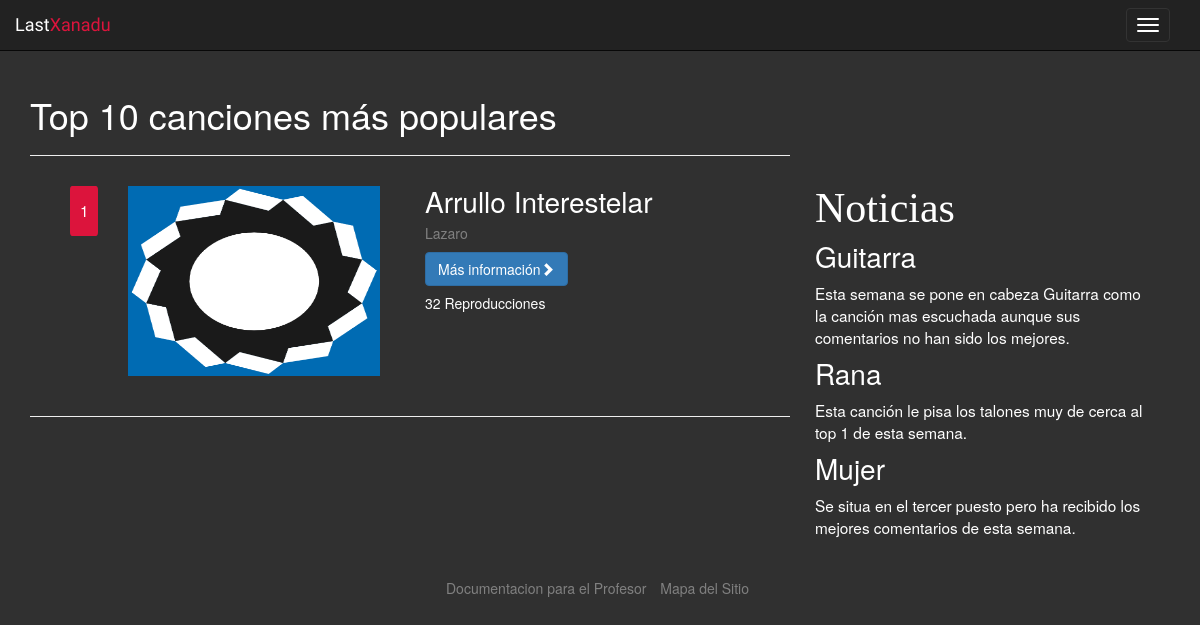
Page /popular-musica.php on the earlier database version.
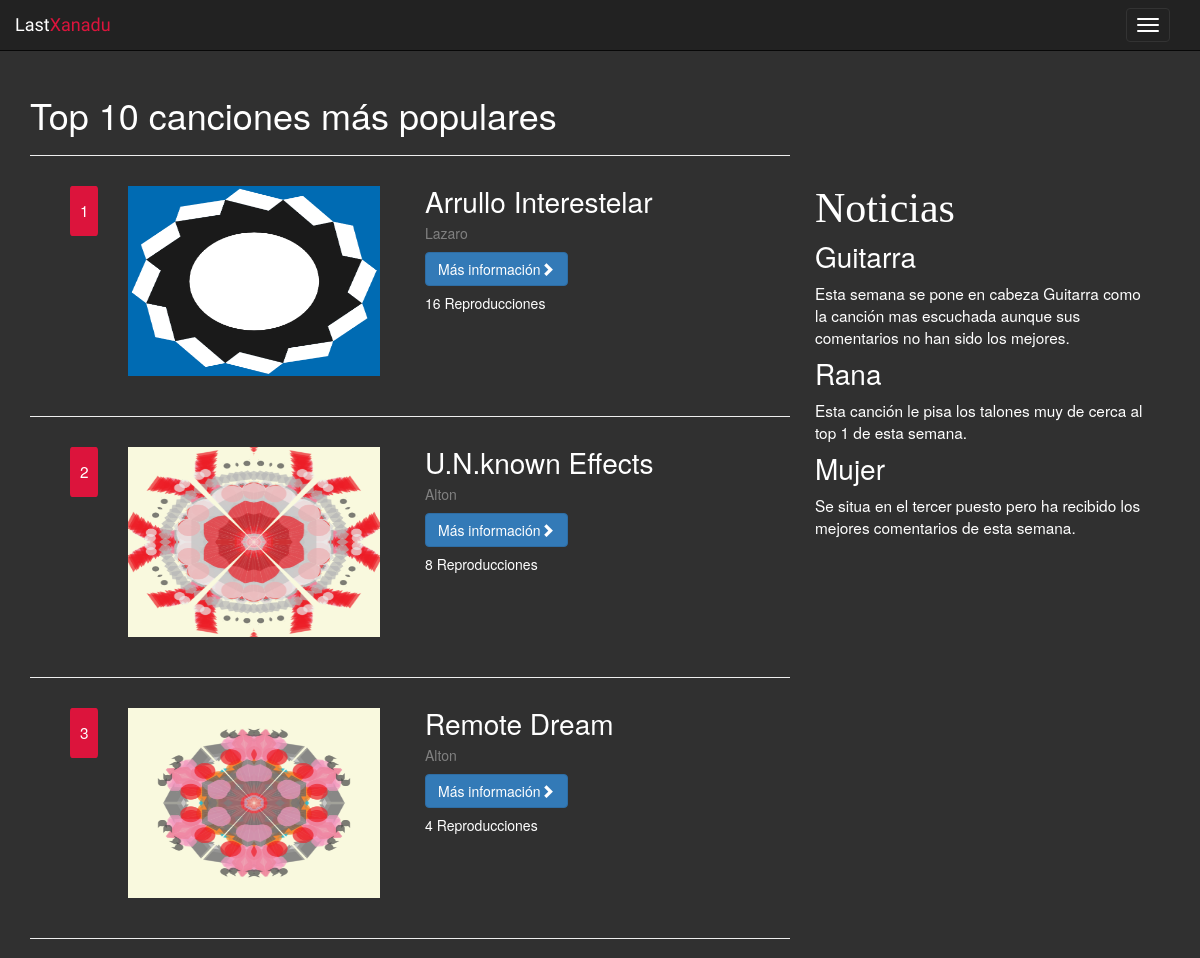
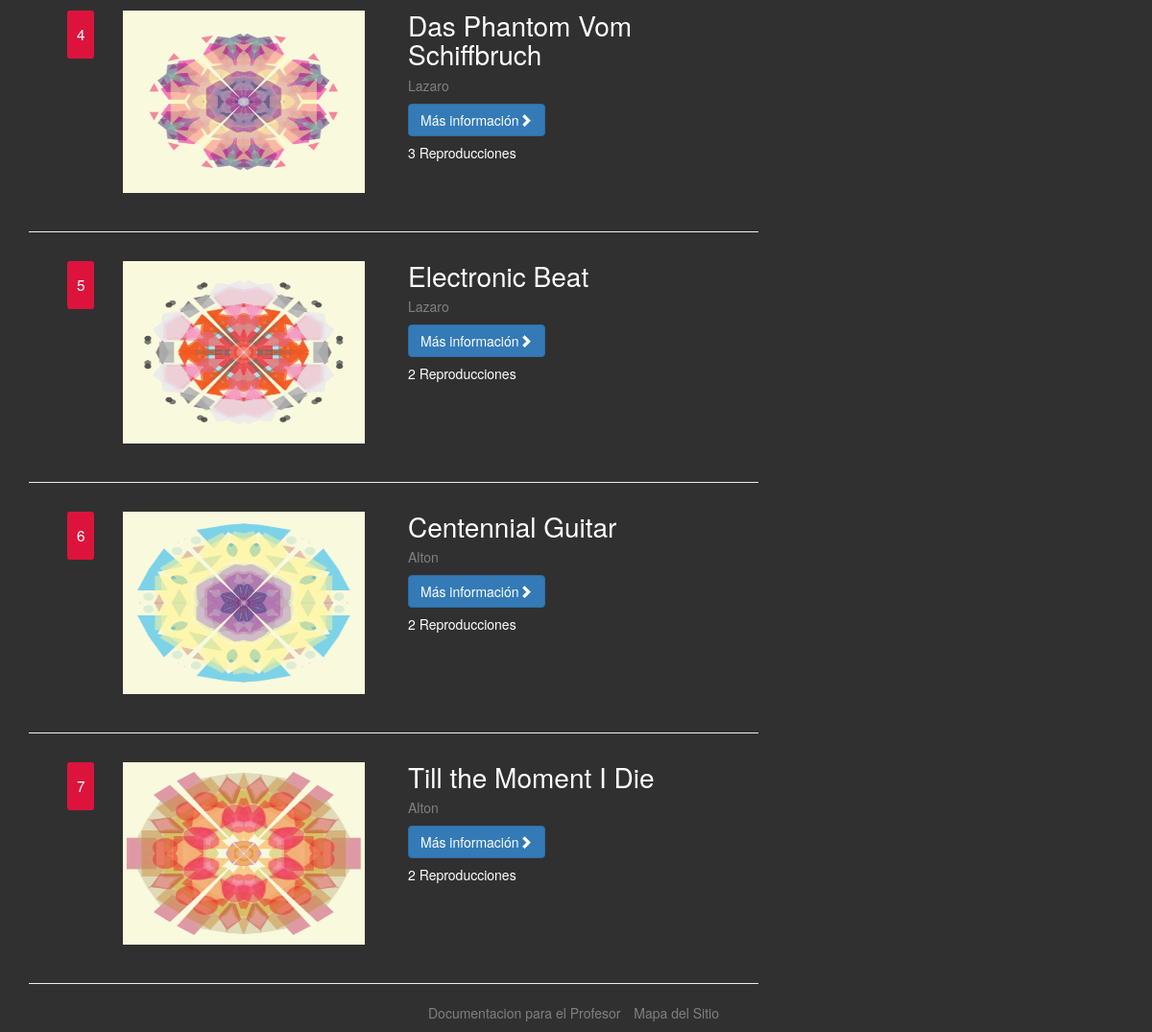
Same page on the later database version (2 pictures, top to bottom).
### tables this page shows
CREATE TABLE IF NOT EXISTS `users` (
  `user_id` int(11) NOT NULL AUTO_INCREMENT,
  `user_name` varchar(20) NOT NULL,
  `user_avatar` varchar(255) NOT NULL,
  `user_description` varchar(500) NOT NULL,
  `user_type` enum('Illustrator','Composer','Admin') NOT NULL,
  `user_following` text NOT NULL,
  `user_followers` text NOT NULL,
  `user_email` varchar(40) NOT NULL,
  `user_pass` varchar(255) NOT NULL,
  `user_favourites` text NOT NULL,
  PRIMARY KEY (`user_id`)
);

CREATE TABLE IF NOT EXISTS `posts` (
  `post_id` int(11) NOT NULL AUTO_INCREMENT,
  `post_type` enum('Song','Picture') NOT NULL,
  `post_owner` int(11) NOT NULL,
  `post_title` varchar(40) NOT NULL,
  `post_description` varchar(500) NOT NULL,
  `post_tags` varchar(255) NOT NULL,
  `post_song` varchar(255) NOT NULL,
  `post_illust` varchar(255) NOT NULL,
  `post_views` int(11) NOT NULL,
  `post_favourites` int(11) NOT NULL,
  `post_flags` int(11) NOT NULL,
  `post_date` timestamp NOT NULL DEFAULT CURRENT_TIMESTAMP,
  PRIMARY KEY (`post_id`),
  KEY `emisor` (`post_owner`),
  KEY `receptor` (`post_title`)
);

### popular-musica.php (the view, shortened to what this page needs)
<!DOCTYPE html>
<html lang="es">
<head>
	<link rel="stylesheet" href="https://maxcdn.bootstrapcdn.com/bootstrap/3.3.7/css/bootstrap.min.css">
	<link rel="stylesheet" type="text/css" href="css/popular.css">
	<link rel="stylesheet" type="text/css" href="css/body-style.css">
</head>
<body>
	<?php require "includes/navbar.php";
	require ("includes/db.php");
	?>
    <div class="container">
		<div class="col-md-8 col-xs-12">
			<div class="row">
				<div id="cabecera">
		                <h1>Top 10 canciones más populares </h1>
		                <hr>
		        </div>
	<?php
		$consulta = "SELECT * FROM users, posts where users.user_id=posts.post_owner and posts.post_type='Song' order by posts.post_views DESC limit 10";
		$resultado = $mysqli->query($consulta) or die ($mysqli->error."en la linea".(__LINE__-1));
		$cont = 1;
			while ($row = $resultado->fetch_assoc()){
					echo '<div class="ficha">
						<div class="col-md-6 col-xs-12">
							<div class="col-md-2">
								<p class="top">'.$cont.'</p>
							</div>
							<div class="col-md-10">
								<img class="imgEstilo" src="'.$row["post_illust"].'" alt="imagen">
							</div>
						</div>
						<div class="col-md-6 col-xs-12 box-text">
							<h4>'.$row["post_title"].'</h4>
							<h5><a href="user.php?id='.$row["user_id"].'">'.$row["user_name"].'</h5>
							<a class="btn btn-primary" href="song.php?id='.$row["post_id"].'">Más información<span class="glyphicon glyphicon-chevron-right"></span></a>
								<h5>'.$row["post_views"].' Reproducciones</h5>
						</div>
					  </div>
					<hr>
				';
				$cont++;
			}
		?>
			</div>
		</div>
		<div class="col-md-4 col-sm-12">
			<div class="list-group">
				<h3>Noticias</h3>
				<h4 class="headercomentario">Guitarra</h4>
				<p>Esta semana se pone en cabeza Guitarra como la canción mas escuchada aunque sus comentarios no han sido los mejores.</p>
				<h4 class="headercomentario">Rana</h4>
				<p>Esta canción le pisa los talones muy de cerca al top 1 de esta semana.</p>
				<h4 class="headercomentario">Mujer</h4>
				<p>Se situa en el tercer puesto pero ha recibido los mejores comentarios de esta semana.</p>
			</div>
		</div>
	</div>
	<?php require "includes/PiePagina.php"; ?>
</body>
</html>

Differences in the rows shown:
now on one of the page's lists (row edited): users: posts.post_title "Das Phantom Vom Schiffbruch", user_name "Lazaro", posts.post_views "3", posts.post_title "Electronic Beat", posts.post_views "2"
changed users "Lazaro": posts.post_views "32" → "16"
added users: posts.post_illust (picture), posts.post_title "U.N.known Effects", user_name "Alton", posts.post_views "8", posts.post_title "Remote Dream", posts.post_views "4", posts.post_title "Centennial Guitar", posts.post_views "2", posts.post_title "Till the Moment I Die"
